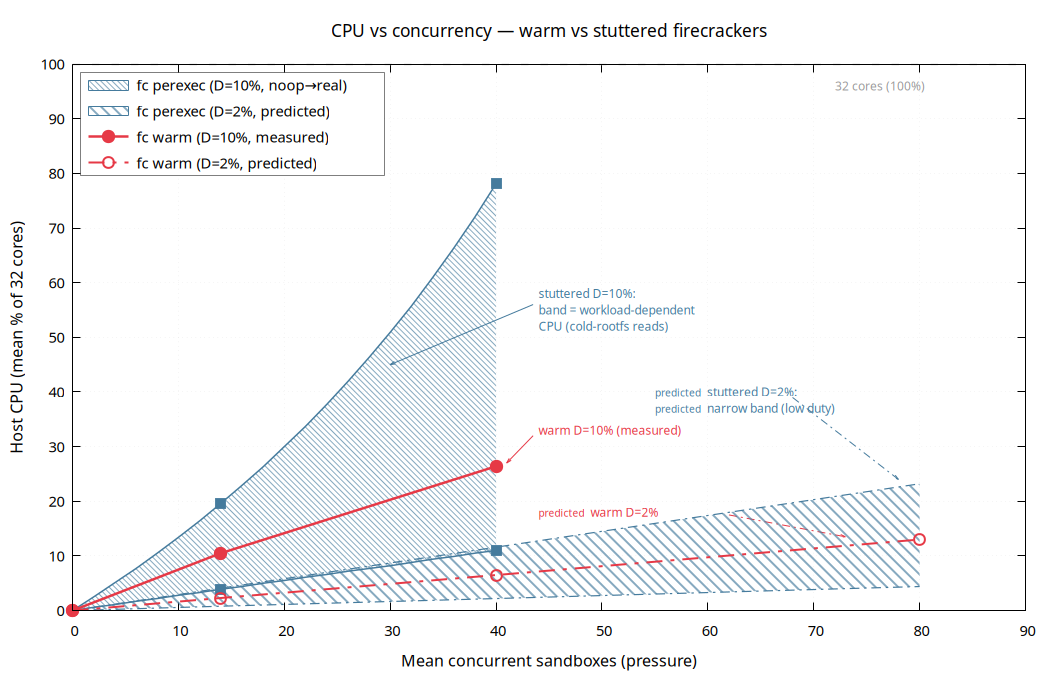

Write gnuplot code to recreate this figure.
# CPU use (mean % of 32 cores) vs concurrency (pressure)
# Warm firecrackers (lines) vs stuttered (bands: no-op floor to real ceiling)
# at 10% measured and 2% predicted duty.
#
# The D=10% real-workload ceiling is a smooth queueing-model fit
# (CPU = a·N / (1 − a·N/K), a=1.215, K=128.6) through the two measured
# points, not a straight-line interpolation.  Illustrative, not a fit claim.
#
# Data: docs/reports/moca-side-by-side-report.md
# Prediction: see derivation in cpu-vs-concurrency.dat
#
# Usage:
#   gnuplot cpu-vs-concurrency.gp                       # → .png
#   gnuplot -e "TERM='pdf'" cpu-vs-concurrency.gp       # → .pdf

if (!exists("TERM")) TERM = "png"

if (TERM eq "pdf") {
    set terminal pdfcairo enhanced font "sans,11" size 7in,4.5in
    set output "cpu-vs-concurrency.pdf"
} else {
    set terminal pngcairo enhanced font "sans,11" size 1050,675
    set output "cpu-vs-concurrency.png"
}

# --- style ---
set style line 1 lc rgb "#e63946" lw 2.5 pt 7 ps 1.8         # fc warm 10% measured
set style line 2 lc rgb "#e63946" lw 2.0 dt 4 pt 6 ps 1.8    # fc warm 2% predicted
set style line 3 lc rgb "#457b9d" lw 1.5                      # perexec 10% band edges
set style line 4 lc rgb "#457b9d" lw 1.2 dt 4                 # perexec 2% band edges
set style line 5 lc rgb "#457b9d" lw 0 pt 5 ps 1.8            # perexec 10% measured markers

set key top left Left reverse spacing 1.3 box lw 0.5
set grid xtics ytics lt 0 lw 0.5 lc rgb "#cccccc"

set xlabel "Mean concurrent sandboxes (pressure)" font ",12"
set ylabel "Host CPU (mean % of 32 cores)" font ",12"
set title "CPU vs concurrency — warm vs stuttered firecrackers" font ",13"

set xrange [0:90]
set yrange [0:100]
set xtics 10
set ytics 10

# saturation line
set arrow 10 from 0,100 to 90,100 nohead lw 1.5 dt 2 lc rgb "#cccccc"
set label 10 at 72,96 "32 cores (100%)" font ",9" tc rgb "#999999"

# fill style: hatched patterns
set style fill transparent pattern 6

# annotations
set label 1 at 44,33 \
    "warm D=10% (measured)" \
    font ",9" tc rgb "#e63946"
set arrow 1 from 43.5,32 to 41,27 lw 1 lc rgb "#e63946" head size 0.5,15

set label 2 at 44,18 \
    "{/*0.85 predicted}  warm D=2%" \
    font ",9" tc rgb "#e63946"
set arrow 2 from 62,17.5 to 73,13.5 lw 1 lc rgb "#e63946" dt 4 head size 0.5,15

set label 3 at 44,58 \
    "stuttered D=10%:\nband = workload-dependent\nCPU (cold-rootfs reads)" \
    font ",9" tc rgb "#457b9d"
set arrow 3 from 43.5,56 to 30,45 lw 1 lc rgb "#457b9d" head size 0.5,15

set label 4 at 55,40 \
    "{/*0.85 predicted}  stuttered D=2%:\n{/*0.85 predicted}  narrow band (low duty)" \
    font ",9" tc rgb "#457b9d"
set arrow 4 from 68,39 to 78,24 lw 1 lc rgb "#457b9d" dt 4 head size 0.5,15

# Data blocks: 0=warm10, 1=warm2, 2=perexec10 smooth band,
#              3=perexec10 measured points, 4=perexec2 band.

plot "cpu-vs-concurrency.dat" index 2 \
        using 1:2:3 with filledcurves fc rgb "#457b9d" fs transparent pattern 6 \
        title "fc perexec (D=10%, noop→real)", \
     "" index 2 using 1:2 with lines ls 3 notitle, \
     "" index 2 using 1:3 with lines ls 3 notitle, \
     "" index 3 using 1:2 with points ls 5 notitle, \
     "" index 3 using 1:3 with points ls 5 notitle, \
     "" index 4 \
        using 1:2:3 with filledcurves fc rgb "#457b9d" fs transparent pattern 4 \
        title "fc perexec (D=2%, predicted)", \
     "" index 4 using 1:2 with lines ls 4 notitle, \
     "" index 4 using 1:3 with lines ls 4 notitle, \
     "" index 0 using 1:2 with linespoints ls 1 title "fc warm (D=10%, measured)", \
     "" index 1 using 1:2 with linespoints ls 2 title "fc warm (D=2%, predicted)"
